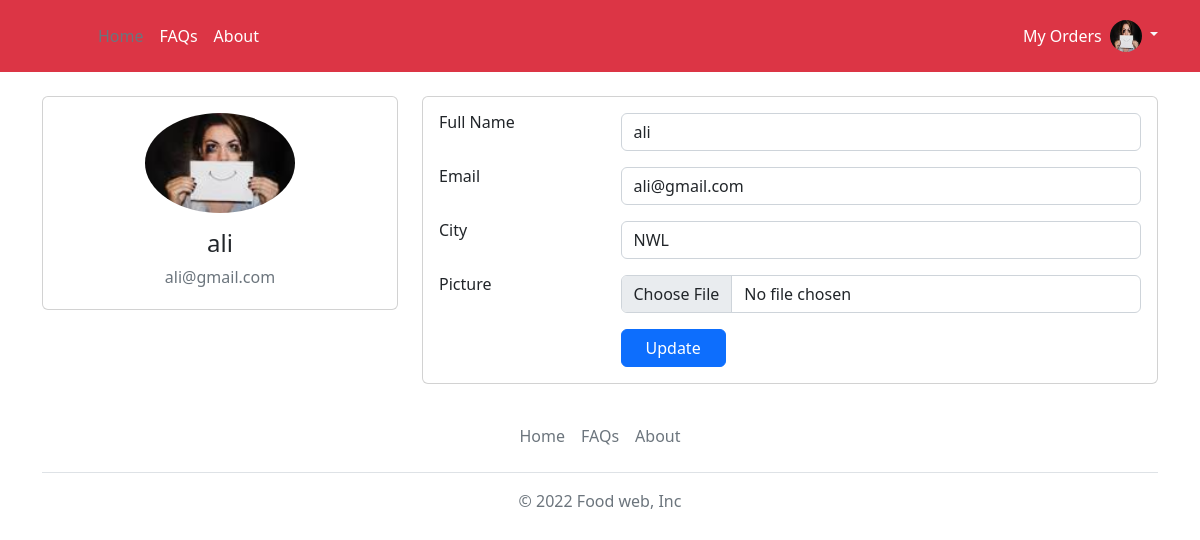
Page /account/update (signed in) on the committed database.
### foodwebsite/model.py (models this page shows)
class User(db.Model , UserMixin):
    id = db.Column(db.Integer , primary_key = True)
    username = db.Column(db.String(30) , nullable = False)
    email = db.Column(db.String(50) , nullable = False , unique = True )
    image_file = db.Column(db.String(50) , nullable= False , default = 'default.png')
    password = db.Column(db.String(50) , nullable = False )
    city = db.Column(db.String(30))
    restaurant = db.relationship('Restaurant' , backref = 'author',lazy = True)
    order = db.relationship('Orders' , backref = 'order_by',lazy = True)
    cart = db.relationship('Cart' , backref = 'placed_by',lazy = True)

### foodwebsite/user/routes.py (the view)
@users.route('/account/update' , methods= ['GET' , 'POST'])
@login_required
def edit_account():
    form = UpdateAccountForm()
    if form.validate_on_submit():
        if form.picture.data:
            picture_file = save_picture(form.picture.data , 'profiles')
            current_user.image_file = picture_file
        current_user.username = form.username.data
        current_user.email = form.email.data
        current_user.city = form.city.data
        db.session.commit()
        flash('Your account has been apdated' , 'success')
        return redirect(url_for('users.account'))
    elif request.method == 'GET' :
        form.username.data= current_user.username
        form.email.data = current_user.email
        form.city.data = current_user.city
        form.picture.data= current_user.image_file
    image_file = url_for("static" , filename ='profiles/' + current_user.image_file)
    return render_template('edit_account.html' , title = current_user.username , form = form , image_file = image_file)

### foodwebsite/user/form.py
class UpdateAccountForm(FlaskForm):
    username = StringField('Username' , validators = [DataRequired() , Length(min = 2  , max = 20)])
    email = StringField('Email' , validators = [DataRequired() , Email()])
    picture = FileField('Update Profile Picture', validators=[FileAllowed(['jpg', 'png'])])
    city = StringField('City' , validators = [DataRequired()])
    submit = SubmitField('Update')

### foodwebsite/model.py (called while the page is built)
@login_manager.user_loader
def user_loader(user_id):
    return User.query.get(int(user_id))

### foodwebsite/templates/edit_account.html (shortened to what this page needs)
{% extends 'base.html' %}
{% block content %}
<div class="container mt-4"  >
  <form method = 'POST'  enctype="multipart/form-data">
    <div class="main-body">
          <div class="row gutters-sm">
            <div class="col-md-4 mb-3">
              <div class="card">
                <div class="card-body">
                  <div class="d-flex flex-column align-items-center text-center">
                    <img src="{{image_file}}" alt="Admin" class="rounded-circle" width="150">
                    <div class="mt-3">
                      <h4>{{ form.username.data }}</h4>
                      <p class="text-secondary mb-1">{{ form.email.data }}</p>
                    </div>
                  </div>
                </div>
              </div>
            </div>
          <div class="col-md-8">
					<div class="card mb-3">
						<div class="card-body">
							<div class="row mb-3">
								<div class="col-sm-3">
									<h6 class="mb-0">Full Name</h6>
								</div>
								<div class="col-sm-9 text-secondary">
									{{ form.username(class = "form-control")}}
								</div>
							</div>
							<div class="row mb-3">
								<div class="col-sm-3">
									<h6 class="mb-0">Email</h6>
								</div>
								<div class="col-sm-9 text-secondary">
                  {{ form.email(class="form-control") }}
								</div>
							</div>
							<div class="row mb-3">
								<div class="col-sm-3">
									<h6 class="mb-0">City</h6>
								</div>
								<div class="col-sm-9 text-secondary">
                  {{ form.city(class = "form-control")}}
								</div>
							</div>
              <div class="row mb-3">
								<div class="col-sm-3">
									<h6 class="mb-0">Picture</h6>
								</div>
								<div class="col-sm-9 text-secondary">
                  {{ form.picture(class = "form-control")}}
								</div>
							</div>
							<div class="row">
								<div class="col-sm-3"></div>
								<div class="col-sm-9 text-secondary">
                  {{ form.submit(class="btn btn-primary px-4") }}
								</div>
							</div>
						</div>
					</div>
            </div>
          </div>
        </div>
        </form>
    </div>
{% endblock %}

### foodwebsite/templates/base.html (shortened to what this page needs)
<!doctype html>
<html lang="en" >
  <head>
    <link href="https://cdn.jsdelivr.net/npm/bootstrap@5.2.0/dist/css/bootstrap.min.css" rel="stylesheet">
  </head>
  <body>
     <header class="p-3 text-bg-danger">
    <div class="container">
      <div class="d-flex flex-wrap align-items-center justify-content-center justify-content-lg-start">
        <a href="/" class="d-flex align-items-center mb-2 mb-lg-0 text-white text-decoration-none">
          <svg class="bi me-2" width="40" height="32" role="img" aria-label="Bootstrap"><use xlink:href="#bootstrap"/></svg>
        </a>
        <ul class="nav col-12 col-lg-auto me-lg-auto mb-2 justify-content-center mb-md-0">
          <li><a href="{{ url_for('views.home') }}" class="nav-link px-2 text-secondary">Home</a></li>
          <li><a href="{{ url_for('views.faqs') }}" class="nav-link px-2 text-white">FAQs</a></li>
          <li><a href="{{ url_for('views.about') }}" class="nav-link px-2 text-white">About</a></li>
        </ul>
        {% if current_user.is_authenticated %}
        <div class="row m-2"><a class="dropdown-item" href="{{ url_for('orders.my_orders') }}">My Orders</a></div>
        <div class="dropdown text-end">
          <a href="#" class="d-block link-light text-decoration-none dropdown-toggle " data-bs-toggle="dropdown" aria-expanded="false">
            <img src="{{ url_for('static' , filename='profiles/' + current_user.image_file ) }}" alt="mdo" width="32" height="32" class="rounded-circle">
          </a>
        </div>
        {% else %}
        <div class="text-end">
          <a   type="button" class="btn btn-outline-light me-2" href="{{ url_for('auth.login') }}">Login</a>
          <a type="button" class="btn btn-success" href="{{ url_for('auth.register') }}">Sign-up</a>
        </div>
        {% endif %}
      </div>
    </div>
  </header>
    {% block content %}
    {% endblock %}
    <div class="container ">
  <footer class="footer mt-auto py-3 ">
    <ul class="nav justify-content-center border-bottom pb-3 mb-3">
      <li class="nav-item"><a href="{{ url_for('views.home') }}" class="nav-link px-2 text-muted">Home</a></li>
      <li class="nav-item"><a href="{{ url_for('views.faqs') }}" class="nav-link px-2 text-muted">FAQs</a></li>
      <li class="nav-item"><a href="{{ url_for('views.about') }}" class="nav-link px-2 text-muted">About</a></li>
    </ul>
    <p class="text-center text-muted">&copy; 2022 Food web, Inc</p>
  </footer>
</div>
  </body>
</html>

### rows in the picture
User: image_file (picture), username.data "ali", email.data "ali@gmail.com", username "ali", email "ali@gmail.com", city "NWL"
